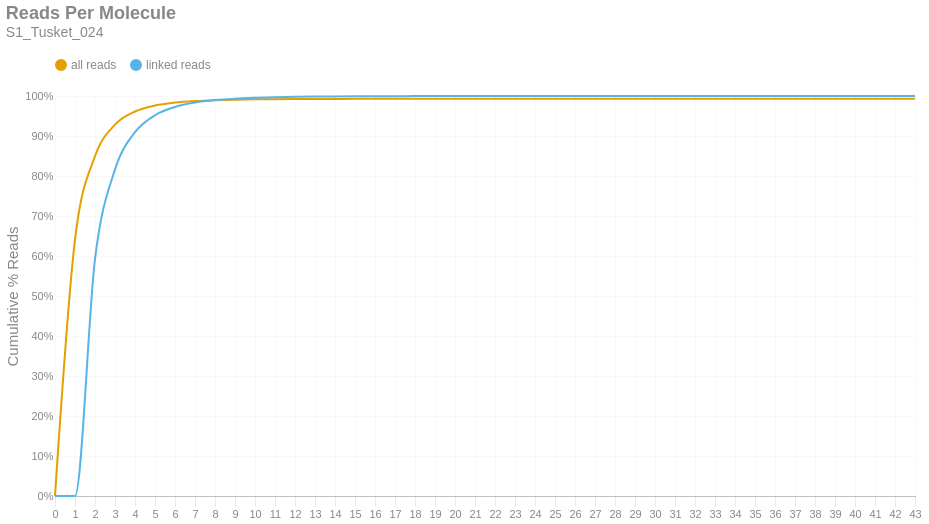

The code cell stored with this chart in its notebook:
### Markdown cell above
### Reads per Molecule
This chart shows the cumulative distribution of the number of reads per linked molecule. That is, how many alignments are associated with a unique molecule. This excludes the number of reads associated with invalid or absent linked-read barcodes. The `linked` histogram is the percentages recalculated when disregarding singletons.

### Code cell
if SKIPLR:
    print_html(f"Skipped")
else:
    counts = np.bincount(valids['reads'].cast(pl.Int64).to_numpy())
    weighted = counts * np.arange(len(counts))
    all_perc = weighted / n_reads
    linked_perc = weighted / n_linked_reads
    linked_perc[1] = 0
    binned_df = pl.DataFrame({
        'readsper': list(range(len(counts))),
        'all reads (cumsum)': np.cumsum(all_perc).tolist(),
        'linked reads (cumsum)': np.cumsum(linked_perc).tolist(),
    })

    with SafeRender(binned_df):
        (
            density_plot(binned_df, 'Reads Per Molecule', samplename, 'readspmol')
            .encode(
                x=alt.X('readsper:O', title=None).axis(labelAngle=0).scale(padding=0),
                y=alt.Y('value:Q', title='Cumulative % Reads').axis(format='%').stack(False),
                color=alt.Color("key:N").scale(domain=["all reads", "linked reads"]),
                tooltip=[
                    alt.Tooltip("key:N", title="Data Type"),
                    alt.Tooltip("readsper:O", title="Reads Per Molecule"),
                    alt.Tooltip("value:Q", format=".2%", title="% Reads (Cum.)")
                ]            
            )
        ).display()

### Figure 1 — Vega-Lite specification as saved in the notebook (floating-point values rounded to 4 significant figures)
{"width": "container", "height": 400, "config": {"title": {"anchor": "start", "dy": -15, "fontSize": 18, "color": "#888888", "subtitleColor": "#888888", "subtitleFontSize": 14}, "arc": {"fill": "#0072B2"}, "axis": {"domainColor": "#888888", "domainWidth": 0.5, "gridWidth": 0.2, "grid": false, "titleFontWeight": 400, "titleFontSize": 15, "labelFontSize": 11, "labelColor": "#888888", "tickColor": "#888888", "tickWidth": 0.2, "titleColor": "#888888"}, "axisBand": {"grid": false}, "axisX": {"grid": true, "tickSize": 10, "domainCap": "round"}, "axisY": {"domain": false, "grid": true, "tickSize": 0, "domainCap": "round"}, "background": "transparent", "header": {"labelFontSize": 15, "labelColor": "#888888", "titleFontSize": 15, "titleFontWeight": 600, "titleColor": "#888888"}, "legend": {"labelFont": "sans-serif", "labelFontSize": 12, "labelColor": "#888888", "symbolSize": 100, "symbolType": "circle", "titleFontSize": 12, "titlePadding": 10, "titleColor": "#888888", "title": null, "orient": "top"}, "range": {"category": ["#E69F00", "#56B4E9", "#009E73", "#F0E442", "#0072B2", "#D55E00", "#CC79A7", "#000000"], "diverging": ["#cfe8f3", "#a2d4ec", "#73bfe2", "#46abdb", "#1696d2", "#12719e"]}, "area": {"fill": "#0072B2", "fillOpacity": 0.7, "line": true, "strokeOpacity": 0.7}, "line": {"color": "#0072B2", "stroke": "#0072B2", "strokeWidth": 2}, "trail": {"color": "#0072B2", "stroke": "#0072B2", "strokeWidth": 0, "size": 1}, "point": {"filled": true, "fillOpacity": 1.0, "size": 95}, "text": {"color": "#888888", "fontSize": 11, "align": "right", "fontWeight": 400, "size": 11}, "bar": {"fill": "#0072B2", "stroke": null}, "view": {"stroke": null, "continuousWidth": 660, "continuousHeight": 400}}, "data": {"name": "data-e98b293e1252e1f38da2aa44181d611f"}, "mark": {"type": "line", "interpolate": "monotone", "point": {"opacity": 0, "size": 275}}, "encoding": {"color": {"field": "key", "scale": {"domain": ["all reads", "linked reads"]}, "type": "nominal"}, "tooltip": [{"field": "key", "title": "Data Type", "type": "nominal"}, {"field": "readsper", "title": "Reads Per Molecule", "type": "ordinal"}, {"field": "value", "format": ".2%", "title": "% Reads (Cum.)", "type": "quantitative"}], "x": {"axis": {"labelAngle": 0}, "field": "readsper", "scale": {"padding": 0}, "title": null, "type": "ordinal"}, "y": {"axis": {"format": "%"}, "field": "value", "stack": false, "title": "Cumulative % Reads", "type": "quantitative"}}, "params": [{"name": "param_c36ac31b6afebe62", "select": {"type": "point", "fields": ["key"]}, "bind": "legend"}], "title": {"text": "Reads Per Molecule", "subtitle": "S1_Tusket_024"}, "transform": [{"fold": ["all reads (cumsum)", "linked reads (cumsum)"]}, {"calculate": "replace(datum.key, ' (cumsum)', '')", "as": "key"}, {"filter": {"param": "param_c36ac31b6afebe62"}}], "usermeta": {"embedOptions": {"downloadFileName": "S1_Tusket_024.readspmol"}}, "$schema": "https://vega.github.io/schema/vega-lite/v6.1.0.json", "datasets": {"data-e98b293e1252e1f38da2aa44181d611f": [{"readsper": 0, "all reads (cumsum)": 0.0, "linked reads (cumsum)": 0.0}, {"readsper": 1, "all reads (cumsum)": 0.6409, "linked reads (cumsum)": 0.0}, {"readsper": 2, "all reads (cumsum)": 0.8494, "linked reads (cumsum)": 0.592}, {"readsper": 3, "all reads (cumsum)": 0.9283, "linked reads (cumsum)": 0.8162}, {"readsper": 4, "all reads (cumsum)": 0.9612, "linked reads (cumsum)": 0.9095}, {"readsper": 5, "all reads (cumsum)": 0.9762, "linked reads (cumsum)": 0.9519}, {"readsper": 6, "all reads (cumsum)": 0.9835, "linked reads (cumsum)": 0.9727}, {"readsper": 7, "all reads (cumsum)": 0.9874, "linked reads (cumsum)": 0.9837}, {"readsper": 8, "all reads (cumsum)": 0.9895, "linked reads (cumsum)": 0.9899}, {"readsper": 9, "all reads (cumsum)": 0.9908, "linked reads (cumsum)": 0.9934}, {"readsper": 10, "all reads (cumsum)": 0.9916, "linked reads (cumsum)": 0.9956}, {"readsper": 11, "all reads (cumsum)": 0.9921, "linked reads (cumsum)": 0.9971}, {"readsper": 12, "all reads (cumsum)": 0.9924, "linked reads (cumsum)": 0.9981}, {"readsper": 13, "all reads (cumsum)": 0.9927, "linked reads (cumsum)": 0.9987}, {"readsper": 14, "all reads (cumsum)": 0.9928, "linked reads (cumsum)": 0.999}, {"readsper": 15, "all reads (cumsum)": 0.9928, "linked reads (cumsum)": 0.9993}, {"readsper": 16, "all reads (cumsum)": 0.9929, "linked reads (cumsum)": 0.9995}, {"readsper": 17, "all reads (cumsum)": 0.993, "linked reads (cumsum)": 0.9996}, {"readsper": 18, "all reads (cumsum)": 0.993, "linked reads (cumsum)": 0.9997}, {"readsper": 19, "all reads (cumsum)": 0.993, "linked reads (cumsum)": 0.9998}, {"readsper": 20, "all reads (cumsum)": 0.9931, "linked reads (cumsum)": 0.9999}, {"readsper": 21, "all reads (cumsum)": 0.9931, "linked reads (cumsum)": 0.9999}, {"readsper": 22, "all reads (cumsum)": 0.9931, "linked reads (cumsum)": 0.9999}, {"readsper": 23, "all reads (cumsum)": 0.9931, "linked reads (cumsum)": 1.0}, {"readsper": 24, "all reads (cumsum)": 0.9931, "linked reads (cumsum)": 1.0}, {"readsper": 25, "all reads (cumsum)": 0.9931, "linked reads (cumsum)": 1.0}, {"readsper": 26, "all reads (cumsum)": 0.9931, "linked reads (cumsum)": 1.0}, {"readsper": 27, "all reads (cumsum)": 0.9931, "linked reads (cumsum)": 1.0}, {"readsper": 28, "all reads (cumsum)": 0.9931, "linked reads (cumsum)": 1.0}, {"readsper": 29, "all reads (cumsum)": 0.9931, "linked reads (cumsum)": 1.0}, {"readsper": 30, "all reads (cumsum)": 0.9931, "linked reads (cumsum)": 1.0}, {"readsper": 31, "all reads (cumsum)": 0.9931, "linked reads (cumsum)": 1.0}, {"readsper": 32, "all reads (cumsum)": 0.9931, "linked reads (cumsum)": 1.0}, {"readsper": 33, "all reads (cumsum)": 0.9931, "linked reads (cumsum)": 1.0}, {"readsper": 34, "all reads (cumsum)": 0.9931, "linked reads (cumsum)": 1.0}, {"readsper": 35, "all reads (cumsum)": 0.9931, "linked reads (cumsum)": 1.0}, {"readsper": 36, "all reads (cumsum)": 0.9931, "linked reads (cumsum)": 1.0}, {"readsper": 37, "all reads (cumsum)": 0.9931, "linked reads (cumsum)": 1.0}, {"readsper": 38, "all reads (cumsum)": 0.9931, "linked reads (cumsum)": 1.0}, {"readsper": 39, "all reads (cumsum)": 0.9931, "linked reads (cumsum)": 1.0}, {"readsper": 40, "all reads (cumsum)": 0.9931, "linked reads (cumsum)": 1.0}, {"readsper": 41, "all reads (cumsum)": 0.9931, "linked reads (cumsum)": 1.0}, {"readsper": 42, "all reads (cumsum)": 0.9931, "linked reads (cumsum)": 1.0}, {"readsper": 43, "all reads (cumsum)": 0.9931, "linked reads (cumsum)": 1.0}]}}
